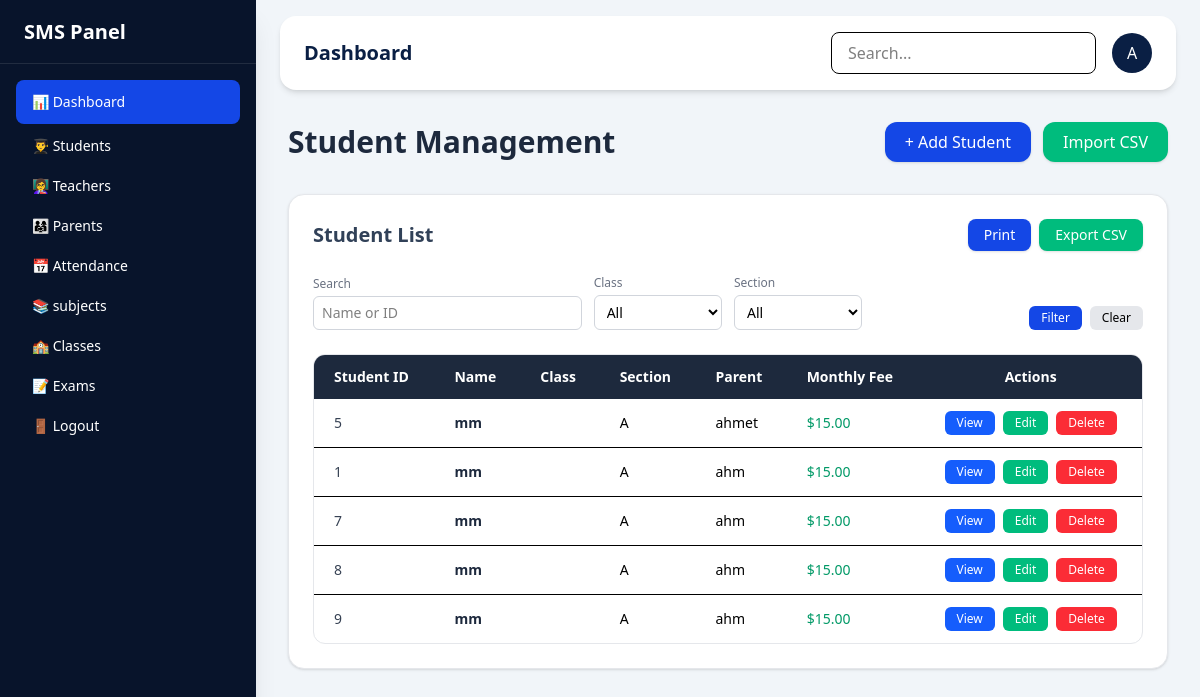
/student_dashboard/, run on the app's committed database.
### core/models.py (models this page shows, shortened)
class Student(models.Model):
    student_id = models.CharField(max_length=10, unique=True)
    name = models.CharField(max_length=100)
    grade = models.CharField(max_length=20)
    section = models.CharField(max_length=10)
    parent_name = models.CharField(max_length=100)
    monthly_fee = models.DecimalField(max_digits=6, decimal_places=2)

### core/views.py (the view)
# urls.py: path('student_dashboard/', student_dashboard, name='student_dashboard'),
def student_dashboard(request):
    students = Student.objects.all()
    return render(request,'student_dashboard.html', {'students': students})

### templates/student_dashboard.html (shortened to what this page needs)
{% extends 'base.html' %}
{% block content %}
<div class="space-y-8">
<div class="flex justify-between items-center">
<h1 class="text-3xl font-bold text-slate-800">Student Management</h1>
<div class="flex gap-3">
<a href="#" class="bg-blue-700 hover:bg-blue-800 text-white px-5 py-2 rounded-xl shadow-sm font-medium transition">
+ Add Student
</a>
<a href="#" class="bg-emerald-500 hover:bg-emerald-600 text-white px-5 py-2 rounded-xl shadow-sm font-medium transition">
Import CSV
</a>
</div>
</div>
<div class="bg-white rounded-2xl shadow-sm border border-gray-200 p-6">
<div class="flex justify-between items-center mb-6">
<h2 class="text-xl font-semibold text-slate-700">
Student List
</h2>
<div class="flex gap-2 text-white">
<button class="px-4 py-1.5 bg-blue-700 hover:bg-blue-800 rounded-lg text-sm font-medium transition shadow-sm">
Print
</button>
<button class="px-4 py-1.5 bg-emerald-500 hover:bg-emerald-600 rounded-lg text-sm font-medium transition shadow-sm">
Export CSV
</button>
</div>
</div>
<div class="grid grid-cols-6 gap-3 mb-6 items-end">
<div class="col-span-2">
<label class="text-xs font-medium text-gray-500 mb-1 block">
Search
</label>
<input type="text"
placeholder="Name or ID"
class="w-full border border-gray-300 rounded-md px-2 py-1.5 text-sm focus:ring-2 focus:ring-blue-300 outline-none">
</div>
<div>
<label class="text-xs font-medium text-gray-500 mb-1 block">
Class
</label>
<select class="w-full border border-gray-300 rounded-md px-2 py-1.5 text-sm focus:ring-2 focus:ring-blue-300">
<option>All</option>
</select>
</div>
<div>
<label class="text-xs font-medium text-gray-500 mb-1 block">
Section
</label>
<select class="w-full border border-gray-300 rounded-md px-2 py-1.5 text-sm focus:ring-2 focus:ring-blue-300">
<option>All</option>
</select>
</div>
<div class="flex gap-2 justify-end col-span-2">
<button class="px-3 py-1 bg-blue-700 hover:bg-blue-800 text-white text-xs rounded-md">
Filter
</button>
<button class="px-3 py-1 bg-gray-200 hover:bg-gray-300 text-xs rounded-md">
Clear
</button>
</div>
</div>
<div class="overflow-x-auto rounded-xl border border-gray-200">
<table class="w-full text-sm">
<thead class="bg-slate-800 text-white text-left">
<tr>
<th class="px-5 py-3 font-semibold">Student ID</th>
<th class="px-5 py-3 font-semibold">Name</th>
<th class="px-5 py-3 font-semibold">Class</th>
<th class="px-5 py-3 font-semibold">Section</th>
<th class="px-5 py-3 font-semibold">Parent</th>
<th class="px-5 py-3 font-semibold">Monthly Fee</th>
<th class="px-5 py-3 font-semibold text-center">Actions</th>
</tr>
</thead>
<tbody class="divide-y">
{% for student in students %}
<tr class="hover:bg-slate-50 transition">
    <td class="px-5 py-3 font-medium text-gray-700">{{ student.student_id }}</td>
    <td class="px-5 py-3 font-semibold text-slate-800">{{ student.name }}</td>
    <td class="px-5 py-3">{{ student.student_class }}</td>
    <td class="px-5 py-3">{{ student.section }}</td>
    <td class="px-5 py-3">{{ student.parent_name }}</td>
    <td class="px-5 py-3 font-medium text-emerald-600">${{ student.monthly_fee }}</td>
    <td class="px-5 py-3 flex gap-2 justify-center">
        <a href="#" class="px-3 py-1 bg-blue-600 hover:bg-blue-700 text-white text-xs rounded-md">
            View
        </a>
        <a href="{% url 'student_edit' student.id %}" class="px-3 py-1 bg-emerald-500 hover:bg-emerald-600 text-white text-xs rounded-md">
            Edit
        </a>
        <a href="{% url 'student_delete' student.id %}" class="px-3 py-1 bg-red-500 hover:bg-red-600 text-white text-xs rounded-md">
            Delete
        </a>
    </td>
</tr>
{% empty %}
<tr>
    <td colspan="7" class="px-5 py-3 text-center text-gray-500">
        No students found.
    </td>
</tr>
{% endfor %}
</tbody>
</table>
</div>
</div>
</div>
{% endblock %}

### templates/base.html (shortened to what this page needs)
{% load static %}
<!DOCTYPE html>
<html lang="en">
<head>
<link href="{% static 'src/output.css' %}" rel="stylesheet">
</head>
<body class="bg-slate-100 flex">
{% include 'sidebar.html' %}
<div class="flex-1 flex flex-col min-h-screen">
    {% include 'navbar.html' %}
    <main class="p-8">
        {% block content %}{% endblock %}
    </main>
</div>
</body>
</html>

### templates/sidebar.html
<aside class="w-64 bg-[#08142b]
              text-white
              min-h-screen
              flex flex-col
              shadow-xl">
    <div class="h-16 flex items-center px-6
                border-b border-white/10">
        <h1 class="text-xl font-semibold">
            SMS Panel
        </h1>
    </div>
    <nav class="flex-1 p-4 space-y-1 text-sm">
        <a href=""
           class="block px-4 py-3 rounded-lg
                  bg-blue-700">
            📊 Dashboard
        </a>
        <a href="{% url 'student_dashboard' %}" class="block px-4 py-2 hover:bg-white/10 rounded">
            👨‍🎓 Students
        </a>
        <a href="{% url 'teachers_dashboard' %}" class="block px-4 py-2 hover:bg-white/10 rounded">
            👩‍🏫 Teachers
        </a>
        <a href="#" class="block px-4 py-2 hover:bg-white/10 rounded">
            👨‍👩‍👧 Parents
        </a>
        <a href="#" class="block px-4 py-2 hover:bg-white/10 rounded">
            📅 Attendance
        </a>
        <a href="#" class="block px-4 py-2 hover:bg-white/10 rounded">
            📚 subjects
        </a>
        <a href="#" class="block px-4 py-2 hover:bg-white/10 rounded">
            🏫 Classes
        </a>
        <a href="#" class="block px-4 py-2 hover:bg-white/10 rounded">
            📝 Exams
        </a>
        <a href="#" class="block px-4 py-2 hover:bg-red-500/20 rounded">
            🚪 Logout
        </a>
    </nav>
</aside>

### templates/navbar.html
<nav class="bg-white mx-6 mt-4
            rounded-2xl
            shadow-md
            px-6 py-4
            flex justify-between items-center">
    <h1 class="text-xl font-semibold text-[#0a1f44]">
        Dashboard
    </h1>
    <div class="flex items-center gap-4">
        <input type="text"
        placeholder="Search..."
        class="px-4 py-2 rounded-lg
               border focus:outline-none">
        <div class="w-10 h-10
                    bg-[#0a1f44]
                    text-white
                    flex items-center
                    justify-center
                    rounded-full">
            A
        </div>
    </div>
</nav>

### data on the page
Student: student_id "5", name "mm", section "A", parent_name "ahmet", monthly_fee "15.00"
Student: student_id "1", name "mm", section "A", parent_name "ahm", monthly_fee "15.00"
Student: student_id "7", name "mm", section "A", parent_name "ahm", monthly_fee "15.00"
Student: student_id "8", name "mm", section "A", parent_name "ahm", monthly_fee "15.00"
Student: student_id "9", name "mm", section "A", parent_name "ahm", monthly_fee "15.00"
